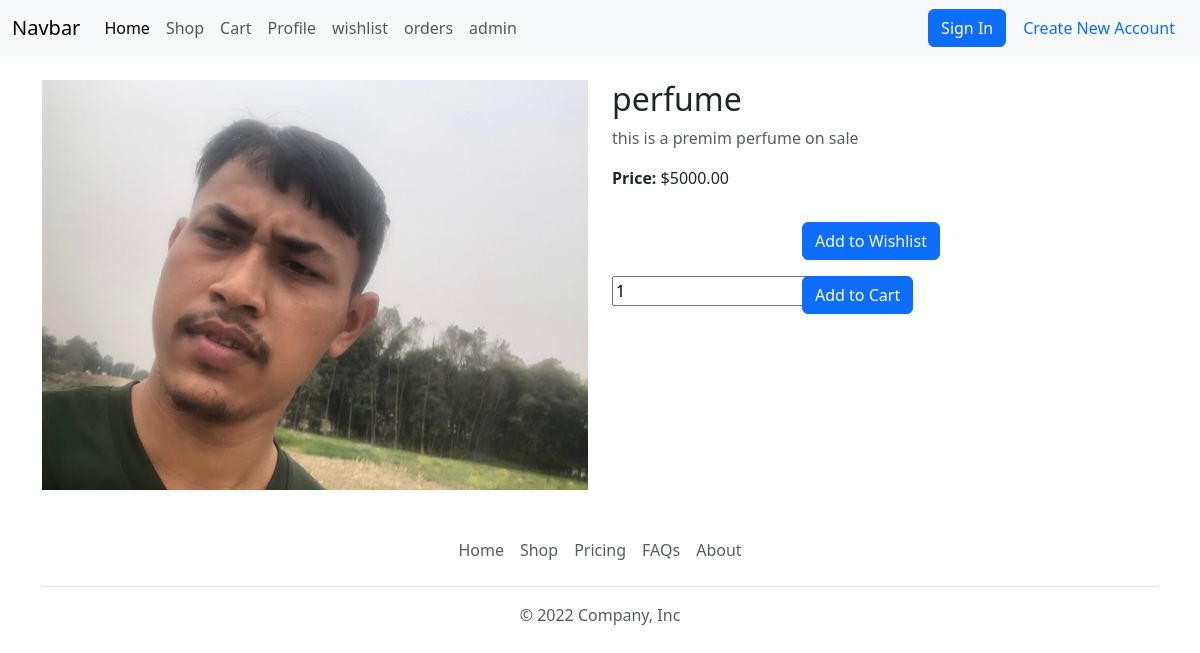
/product/5, run on the app's committed database.
### ecommerce/models.py (models this page shows, shortened)
class Product(models.Model):
    name = models.CharField(max_length = 225)
    image = models.FileField(upload_to='product_images/',null=True,blank=True)
    price = models.DecimalField(max_digits=10,decimal_places=2)
    quantity = models.IntegerField()
    description = models.TextField()

### ecommerce/views.py (the view)
# urls.py: path('product/<int:id>',productDetails),
def productDetails(request,id):
    product = Product.objects.get(pk=id)
    return render(request,'frontend/productDetails.html',{'product':product})

### templates/frontend/productDetails.html (shortened to what this page needs)
{% extends 'frontend/layout/main.html' %}
{% block content %}
<div class="container my-4">
    <div class="row">
        <div class="col-md-6">
            {% if product.image %}
            <img src="{{ product.image.url }}" class="img-fluid" alt="{{ product.title }}">
            {% else %}
            <img src="https://cdn.vectorstock.com/i/preview-1x/65/30/default-image-icon-missing-picture-page-vector-40546530.jpg" class="img-fluid" alt="Placeholder Image">
            {% endif %}
        </div>
        <div class="col-md-6">
            <h2>{{ product.name }}</h2>
            <p class="text-muted">{{ product.description }}</p>
            <p><strong>Price:</strong> ${{ product.price }}</p>
            <form method="post" action="/add-to-wishlist/{{product.id}}">
                <div class="row">
                    <div class="col-lg-4 mt-3">
                    </div>
                    <div class="col-lg-8 mt-3">
                        <div class="">
                            <button type="submit" class="btn btn-primary">Add to Wishlist</button>
                        </div>
                    </div>
                </div>
            </form>
            <form method="post" action="/add-to-cart/{{product.id}}">
                <div class="row">
                    <div class="col-lg-4 mt-3">
                        <div class="mb-3">
                            <input type="number" name="quantity" value="1">
                        </div>
                    </div>
                    <div class="col-lg-8 mt-3">
                        <div class="">
                            <button type="submit" class="btn btn-primary">Add to Cart</button>
                        </div>
                    </div>
                </div>
            </form>
        </div>
    </div>
</div>
{% endblock %}

### data on the page
Product: image (picture), name "perfume", description "this is a premim perfume on sale", price "5000.00"
